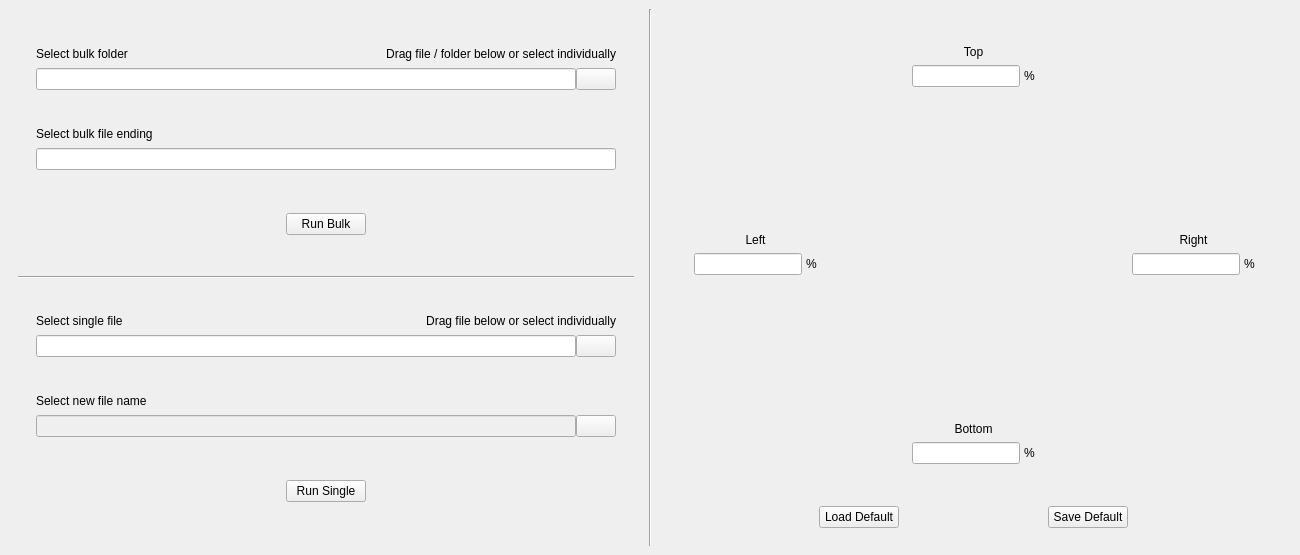
<?xml version="1.0" encoding="UTF-8"?>
<ui version="4.0">
 <class>mainWindow</class>
 <widget class="QMainWindow" name="mainWindow">
  <property name="geometry">
   <rect>
    <x>0</x>
    <y>0</y>
    <width>1300</width>
    <height>555</height>
   </rect>
  </property>
  <property name="sizePolicy">
   <sizepolicy hsizetype="Maximum" vsizetype="Maximum">
    <horstretch>0</horstretch>
    <verstretch>0</verstretch>
   </sizepolicy>
  </property>
  <property name="windowTitle">
   <string>AddNoteSpace</string>
  </property>
  <widget class="QWidget" name="centralwidget">
   <layout class="QHBoxLayout" name="horizontalLayout">
    <item>
     <widget class="QWidget" name="folder_select_container" native="true">
      <layout class="QVBoxLayout" name="verticalLayout">
       <item>
        <widget class="QWidget" name="bulk_update_container" native="true">
         <layout class="QVBoxLayout" name="verticalLayout_2">
          <item>
           <widget class="QWidget" name="bulk_folder_container" native="true">
            <layout class="QVBoxLayout" name="verticalLayout_5">
             <item>
              <widget class="QWidget" name="bulk_label_container" native="true">
               <layout class="QHBoxLayout" name="horizontalLayout_10">
                <property name="spacing">
                 <number>0</number>
                </property>
                <property name="leftMargin">
                 <number>0</number>
                </property>
                <property name="topMargin">
                 <number>0</number>
                </property>
                <property name="rightMargin">
                 <number>0</number>
                </property>
                <property name="bottomMargin">
                 <number>0</number>
                </property>
                <item>
                 <widget class="QLabel" name="bulk_folder_label">
                  <property name="sizePolicy">
                   <sizepolicy hsizetype="Preferred" vsizetype="Preferred">
                    <horstretch>0</horstretch>
                    <verstretch>0</verstretch>
                   </sizepolicy>
                  </property>
                  <property name="text">
                   <string>Select bulk folder</string>
                  </property>
                  <property name="alignment">
                   <set>Qt::AlignBottom|Qt::AlignLeading|Qt::AlignLeft</set>
                  </property>
                  <property name="wordWrap">
                   <bool>false</bool>
                  </property>
                 </widget>
                </item>
                <item>
                 <widget class="QLabel" name="bulk_drag_hint">
                  <property name="sizePolicy">
                   <sizepolicy hsizetype="Maximum" vsizetype="Preferred">
                    <horstretch>0</horstretch>
                    <verstretch>0</verstretch>
                   </sizepolicy>
                  </property>
                  <property name="text">
                   <string>Drag file / folder below or select individually</string>
                  </property>
                  <property name="alignment">
                   <set>Qt::AlignBottom|Qt::AlignRight|Qt::AlignTrailing</set>
                  </property>
                 </widget>
                </item>
               </layout>
              </widget>
             </item>
             <item>
              <widget class="QWidget" name="bulk_folder_line_container" native="true">
               <layout class="QHBoxLayout" name="horizontalLayout_2">
                <property name="spacing">
                 <number>0</number>
                </property>
                <property name="leftMargin">
                 <number>0</number>
                </property>
                <property name="topMargin">
                 <number>0</number>
                </property>
                <property name="rightMargin">
                 <number>0</number>
                </property>
                <property name="bottomMargin">
                 <number>0</number>
                </property>
                <item>
                 <widget class="DragLineEditBulk" name="bulk_folder_line_edit">
                  <property name="enabled">
                   <bool>true</bool>
                  </property>
                  <property name="sizePolicy">
                   <sizepolicy hsizetype="Preferred" vsizetype="Fixed">
                    <horstretch>0</horstretch>
                    <verstretch>0</verstretch>
                   </sizepolicy>
                  </property>
                 </widget>
                </item>
                <item>
                 <widget class="QPushButton" name="bulk_folder_button">
                  <property name="sizePolicy">
                   <sizepolicy hsizetype="Fixed" vsizetype="Fixed">
                    <horstretch>0</horstretch>
                    <verstretch>0</verstretch>
                   </sizepolicy>
                  </property>
                  <property name="text">
                   <string/>
                  </property>
                 </widget>
                </item>
               </layout>
              </widget>
             </item>
            </layout>
           </widget>
          </item>
          <item>
           <widget class="QWidget" name="bulk_ending_container" native="true">
            <layout class="QVBoxLayout" name="verticalLayout_11">
             <item>
              <widget class="QLabel" name="bulk_ending_label">
               <property name="sizePolicy">
                <sizepolicy hsizetype="Preferred" vsizetype="Preferred">
                 <horstretch>0</horstretch>
                 <verstretch>0</verstretch>
                </sizepolicy>
               </property>
               <property name="text">
                <string>Select bulk file ending</string>
               </property>
               <property name="alignment">
                <set>Qt::AlignBottom|Qt::AlignLeading|Qt::AlignLeft</set>
               </property>
               <property name="wordWrap">
                <bool>false</bool>
               </property>
              </widget>
             </item>
             <item>
              <widget class="QWidget" name="bulk_ending_line_container" native="true">
               <layout class="QHBoxLayout" name="horizontalLayout_6">
                <property name="spacing">
                 <number>0</number>
                </property>
                <property name="leftMargin">
                 <number>0</number>
                </property>
                <property name="topMargin">
                 <number>0</number>
                </property>
                <property name="rightMargin">
                 <number>0</number>
                </property>
                <property name="bottomMargin">
                 <number>0</number>
                </property>
                <item>
                 <widget class="QLineEdit" name="bulk_ending_line_edit">
                  <property name="enabled">
                   <bool>true</bool>
                  </property>
                  <property name="sizePolicy">
                   <sizepolicy hsizetype="Preferred" vsizetype="Fixed">
                    <horstretch>0</horstretch>
                    <verstretch>0</verstretch>
                   </sizepolicy>
                  </property>
                 </widget>
                </item>
               </layout>
              </widget>
             </item>
            </layout>
           </widget>
          </item>
          <item>
           <widget class="QWidget" name="bulk_run_container" native="true">
            <layout class="QGridLayout" name="gridLayout">
             <item row="0" column="0">
              <widget class="QPushButton" name="bulk_run_button">
               <property name="sizePolicy">
                <sizepolicy hsizetype="Maximum" vsizetype="Maximum">
                 <horstretch>0</horstretch>
                 <verstretch>0</verstretch>
                </sizepolicy>
               </property>
               <property name="text">
                <string>Run Bulk</string>
               </property>
              </widget>
             </item>
            </layout>
           </widget>
          </item>
         </layout>
        </widget>
       </item>
       <item>
        <widget class="Line" name="horizontal_line">
         <property name="orientation">
          <enum>Qt::Horizontal</enum>
         </property>
        </widget>
       </item>
       <item>
        <widget class="QWidget" name="single_update_container" native="true">
         <layout class="QVBoxLayout" name="verticalLayout_3">
          <item>
           <widget class="QWidget" name="single_folder_container" native="true">
            <layout class="QVBoxLayout" name="verticalLayout_12">
             <item>
              <widget class="QWidget" name="single_foler_label_container" native="true">
               <layout class="QHBoxLayout" name="horizontalLayout_11">
                <property name="spacing">
                 <number>0</number>
                </property>
                <property name="leftMargin">
                 <number>0</number>
                </property>
                <property name="topMargin">
                 <number>0</number>
                </property>
                <property name="rightMargin">
                 <number>0</number>
                </property>
                <property name="bottomMargin">
                 <number>0</number>
                </property>
                <item>
                 <widget class="QLabel" name="single_folder_label">
                  <property name="sizePolicy">
                   <sizepolicy hsizetype="Preferred" vsizetype="Preferred">
                    <horstretch>0</horstretch>
                    <verstretch>0</verstretch>
                   </sizepolicy>
                  </property>
                  <property name="text">
                   <string>Select single file</string>
                  </property>
                  <property name="alignment">
                   <set>Qt::AlignBottom|Qt::AlignLeading|Qt::AlignLeft</set>
                  </property>
                  <property name="wordWrap">
                   <bool>false</bool>
                  </property>
                 </widget>
                </item>
                <item>
                 <widget class="QLabel" name="single_folder_drag_hint">
                  <property name="sizePolicy">
                   <sizepolicy hsizetype="Maximum" vsizetype="Preferred">
                    <horstretch>0</horstretch>
                    <verstretch>0</verstretch>
                   </sizepolicy>
                  </property>
                  <property name="text">
                   <string>Drag file below or select individually</string>
                  </property>
                  <property name="alignment">
                   <set>Qt::AlignBottom|Qt::AlignRight|Qt::AlignTrailing</set>
                  </property>
                 </widget>
                </item>
               </layout>
              </widget>
             </item>
             <item>
              <widget class="QWidget" name="single_folder_line_container" native="true">
               <layout class="QHBoxLayout" name="horizontalLayout_7">
                <property name="spacing">
                 <number>0</number>
                </property>
                <property name="leftMargin">
                 <number>0</number>
                </property>
                <property name="topMargin">
                 <number>0</number>
                </property>
                <property name="rightMargin">
                 <number>0</number>
                </property>
                <property name="bottomMargin">
                 <number>0</number>
                </property>
                <item>
                 <widget class="DragLineEditSingle" name="single_folder_line_edit">
                  <property name="enabled">
                   <bool>true</bool>
                  </property>
                  <property name="sizePolicy">
                   <sizepolicy hsizetype="Preferred" vsizetype="Fixed">
                    <horstretch>0</horstretch>
                    <verstretch>0</verstretch>
                   </sizepolicy>
                  </property>
                 </widget>
                </item>
                <item>
                 <widget class="QPushButton" name="single_folder_button">
                  <property name="sizePolicy">
                   <sizepolicy hsizetype="Fixed" vsizetype="Fixed">
                    <horstretch>0</horstretch>
                    <verstretch>0</verstretch>
                   </sizepolicy>
                  </property>
                  <property name="text">
                   <string/>
                  </property>
                 </widget>
                </item>
               </layout>
              </widget>
             </item>
            </layout>
           </widget>
          </item>
          <item>
           <widget class="QWidget" name="single_new_name_container" native="true">
            <layout class="QVBoxLayout" name="verticalLayout_13">
             <item>
              <widget class="QLabel" name="single_new_name_label">
               <property name="sizePolicy">
                <sizepolicy hsizetype="Preferred" vsizetype="Preferred">
                 <horstretch>0</horstretch>
                 <verstretch>0</verstretch>
                </sizepolicy>
               </property>
               <property name="text">
                <string>Select new file name</string>
               </property>
               <property name="alignment">
                <set>Qt::AlignBottom|Qt::AlignLeading|Qt::AlignLeft</set>
               </property>
               <property name="wordWrap">
                <bool>false</bool>
               </property>
              </widget>
             </item>
             <item>
              <widget class="QWidget" name="single_new_name_line_container" native="true">
               <layout class="QHBoxLayout" name="horizontalLayout_8">
                <property name="spacing">
                 <number>0</number>
                </property>
                <property name="leftMargin">
                 <number>0</number>
                </property>
                <property name="topMargin">
                 <number>0</number>
                </property>
                <property name="rightMargin">
                 <number>0</number>
                </property>
                <property name="bottomMargin">
                 <number>0</number>
                </property>
                <item>
                 <widget class="QLineEdit" name="single_new_name_line_edit">
                  <property name="enabled">
                   <bool>false</bool>
                  </property>
                  <property name="sizePolicy">
                   <sizepolicy hsizetype="Preferred" vsizetype="Fixed">
                    <horstretch>0</horstretch>
                    <verstretch>0</verstretch>
                   </sizepolicy>
                  </property>
                 </widget>
                </item>
                <item>
                 <widget class="QPushButton" name="single_new_name_button">
                  <property name="sizePolicy">
                   <sizepolicy hsizetype="Fixed" vsizetype="Fixed">
                    <horstretch>0</horstretch>
                    <verstretch>0</verstretch>
                   </sizepolicy>
                  </property>
                  <property name="text">
                   <string/>
                  </property>
                 </widget>
                </item>
               </layout>
              </widget>
             </item>
            </layout>
           </widget>
          </item>
          <item>
           <widget class="QWidget" name="single_run_container" native="true">
            <layout class="QGridLayout" name="gridLayout_2">
             <item row="0" column="0">
              <widget class="QPushButton" name="single_run_button">
               <property name="sizePolicy">
                <sizepolicy hsizetype="Maximum" vsizetype="Maximum">
                 <horstretch>0</horstretch>
                 <verstretch>0</verstretch>
                </sizepolicy>
               </property>
               <property name="text">
                <string>Run Single</string>
               </property>
              </widget>
             </item>
            </layout>
           </widget>
          </item>
         </layout>
        </widget>
       </item>
      </layout>
     </widget>
    </item>
    <item>
     <widget class="Line" name="vertical_divider">
      <property name="orientation">
       <enum>Qt::Vertical</enum>
      </property>
     </widget>
    </item>
    <item>
     <widget class="QWidget" name="margin_select_container" native="true">
      <layout class="QVBoxLayout" name="verticalLayout_4">
       <item>
        <widget class="QWidget" name="margin_form_container" native="true">
         <layout class="QVBoxLayout" name="verticalLayout_6">
          <item>
           <widget class="QWidget" name="margin_form_container_top" native="true">
            <property name="sizePolicy">
             <sizepolicy hsizetype="Preferred" vsizetype="Maximum">
              <horstretch>0</horstretch>
              <verstretch>0</verstretch>
             </sizepolicy>
            </property>
            <layout class="QHBoxLayout" name="horizontalLayout_3">
             <item>
              <widget class="QWidget" name="margin_form_container_top_1" native="true">
               <property name="sizePolicy">
                <sizepolicy hsizetype="Maximum" vsizetype="Maximum">
                 <horstretch>0</horstretch>
                 <verstretch>0</verstretch>
                </sizepolicy>
               </property>
              </widget>
             </item>
             <item>
              <widget class="QWidget" name="margin_form_container_top_2" native="true">
               <property name="sizePolicy">
                <sizepolicy hsizetype="Maximum" vsizetype="Maximum">
                 <horstretch>0</horstretch>
                 <verstretch>0</verstretch>
                </sizepolicy>
               </property>
               <layout class="QVBoxLayout" name="verticalLayout_7">
                <item>
                 <widget class="QLabel" name="margin_top_label">
                  <property name="text">
                   <string>Top</string>
                  </property>
                  <property name="alignment">
                   <set>Qt::AlignBottom|Qt::AlignHCenter</set>
                  </property>
                 </widget>
                </item>
                <item>
                 <widget class="QWidget" name="margin_top_input_container" native="true">
                  <property name="sizePolicy">
                   <sizepolicy hsizetype="Maximum" vsizetype="Maximum">
                    <horstretch>0</horstretch>
                    <verstretch>0</verstretch>
                   </sizepolicy>
                  </property>
                  <layout class="QHBoxLayout" name="horizontalLayout_14">
                   <property name="spacing">
                    <number>4</number>
                   </property>
                   <property name="leftMargin">
                    <number>0</number>
                   </property>
                   <property name="topMargin">
                    <number>0</number>
                   </property>
                   <property name="rightMargin">
                    <number>0</number>
                   </property>
                   <property name="bottomMargin">
                    <number>0</number>
                   </property>
                   <item>
                    <widget class="QLineEdit" name="margin_top_line_edit">
                     <property name="sizePolicy">
                      <sizepolicy hsizetype="Preferred" vsizetype="Fixed">
                       <horstretch>0</horstretch>
                       <verstretch>0</verstretch>
                      </sizepolicy>
                     </property>
                     <property name="layoutDirection">
                      <enum>Qt::LeftToRight</enum>
                     </property>
                     <property name="frame">
                      <bool>true</bool>
                     </property>
                     <property name="alignment">
                      <set>Qt::AlignCenter</set>
                     </property>
                     <property name="dragEnabled">
                      <bool>false</bool>
                     </property>
                     <property name="clearButtonEnabled">
                      <bool>false</bool>
                     </property>
                    </widget>
                   </item>
                   <item>
                    <widget class="QLabel" name="margin_top_percent_sign">
                     <property name="text">
                      <string>%</string>
                     </property>
                    </widget>
                   </item>
                  </layout>
                 </widget>
                </item>
               </layout>
              </widget>
             </item>
             <item>
              <widget class="QWidget" name="margin_form_container_top_3" native="true">
               <property name="sizePolicy">
                <sizepolicy hsizetype="Maximum" vsizetype="Maximum">
                 <horstretch>0</horstretch>
                 <verstretch>0</verstretch>
                </sizepolicy>
               </property>
              </widget>
             </item>
            </layout>
           </widget>
          </item>
          <item>
           <widget class="QWidget" name="margin_form_container_mid" native="true">
            <property name="sizePolicy">
             <sizepolicy hsizetype="Minimum" vsizetype="Minimum">
              <horstretch>0</horstretch>
              <verstretch>0</verstretch>
             </sizepolicy>
            </property>
            <layout class="QHBoxLayout" name="horizontalLayout_4">
             <item>
              <widget class="QWidget" name="margin_form_container_mid_1" native="true">
               <property name="sizePolicy">
                <sizepolicy hsizetype="Maximum" vsizetype="Maximum">
                 <horstretch>0</horstretch>
                 <verstretch>0</verstretch>
                </sizepolicy>
               </property>
               <property name="layoutDirection">
                <enum>Qt::LeftToRight</enum>
               </property>
               <layout class="QVBoxLayout" name="verticalLayout_10">
                <property name="sizeConstraint">
                 <enum>QLayout::SetDefaultConstraint</enum>
                </property>
                <item>
                 <widget class="QLabel" name="margin_left_label">
                  <property name="text">
                   <string>Left</string>
                  </property>
                  <property name="alignment">
                   <set>Qt::AlignBottom|Qt::AlignHCenter</set>
                  </property>
                 </widget>
                </item>
                <item>
                 <widget class="QWidget" name="margin_left_input_container" native="true">
                  <property name="sizePolicy">
                   <sizepolicy hsizetype="Maximum" vsizetype="Maximum">
                    <horstretch>0</horstretch>
                    <verstretch>0</verstretch>
                   </sizepolicy>
                  </property>
                  <layout class="QHBoxLayout" name="horizontalLayout_12">
                   <property name="spacing">
                    <number>4</number>
                   </property>
                   <property name="leftMargin">
                    <number>0</number>
                   </property>
                   <property name="topMargin">
                    <number>0</number>
                   </property>
                   <property name="rightMargin">
                    <number>0</number>
                   </property>
                   <property name="bottomMargin">
                    <number>0</number>
                   </property>
                   <item>
                    <widget class="QLineEdit" name="margin_left_line_edit">
                     <property name="sizePolicy">
                      <sizepolicy hsizetype="Preferred" vsizetype="Fixed">
                       <horstretch>0</horstretch>
                       <verstretch>0</verstretch>
                      </sizepolicy>
                     </property>
                     <property name="maximumSize">
                      <size>
                       <width>16777215</width>
                       <height>16777215</height>
                      </size>
                     </property>
                     <property name="layoutDirection">
                      <enum>Qt::LeftToRight</enum>
                     </property>
                     <property name="frame">
                      <bool>true</bool>
                     </property>
                     <property name="alignment">
                      <set>Qt::AlignCenter</set>
                     </property>
                     <property name="dragEnabled">
                      <bool>false</bool>
                     </property>
                     <property name="clearButtonEnabled">
                      <bool>false</bool>
                     </property>
                    </widget>
                   </item>
                   <item>
                    <widget class="QLabel" name="margin_left_precent_sign">
                     <property name="sizePolicy">
                      <sizepolicy hsizetype="Preferred" vsizetype="Maximum">
                       <horstretch>0</horstretch>
                       <verstretch>0</verstretch>
                      </sizepolicy>
                     </property>
                     <property name="text">
                      <string>%</string>
                     </property>
                     <property name="alignment">
                      <set>Qt::AlignCenter</set>
                     </property>
                     <property name="margin">
                      <number>0</number>
                     </property>
                    </widget>
                   </item>
                  </layout>
                 </widget>
                </item>
               </layout>
              </widget>
             </item>
             <item>
              <widget class="PreviewSketch" name="preview_sketch" native="true">
               <property name="sizePolicy">
                <sizepolicy hsizetype="Fixed" vsizetype="Fixed">
                 <horstretch>0</horstretch>
                 <verstretch>0</verstretch>
                </sizepolicy>
               </property>
               <property name="minimumSize">
                <size>
                 <width>100</width>
                 <height>100</height>
                </size>
               </property>
               <property name="maximumSize">
                <size>
                 <width>10000</width>
                 <height>10000</height>
                </size>
               </property>
               <property name="layoutDirection">
                <enum>Qt::LeftToRight</enum>
               </property>
               <property name="autoFillBackground">
                <bool>false</bool>
               </property>
               <property name="styleSheet">
                <string notr="true"/>
               </property>
               <layout class="QGridLayout" name="gridLayout_3">
                <property name="leftMargin">
                 <number>0</number>
                </property>
                <property name="topMargin">
                 <number>0</number>
                </property>
                <property name="rightMargin">
                 <number>0</number>
                </property>
                <property name="bottomMargin">
                 <number>0</number>
                </property>
                <property name="spacing">
                 <number>0</number>
                </property>
               </layout>
              </widget>
             </item>
             <item>
              <widget class="QWidget" name="margin_form_container_mid_3" native="true">
               <property name="sizePolicy">
                <sizepolicy hsizetype="Maximum" vsizetype="Maximum">
                 <horstretch>0</horstretch>
                 <verstretch>0</verstretch>
                </sizepolicy>
               </property>
               <layout class="QVBoxLayout" name="verticalLayout_8">
                <item>
                 <widget class="QLabel" name="margin_right_label">
                  <property name="text">
                   <string>Right</string>
                  </property>
                  <property name="alignment">
                   <set>Qt::AlignBottom|Qt::AlignHCenter</set>
                  </property>
                 </widget>
                </item>
                <item>
                 <widget class="QWidget" name="margin_right_input_container" native="true">
                  <layout class="QHBoxLayout" name="horizontalLayout_13">
                   <property name="spacing">
                    <number>4</number>
                   </property>
                   <property name="leftMargin">
                    <number>0</number>
                   </property>
                   <property name="topMargin">
                    <number>0</number>
                   </property>
                   <property name="rightMargin">
                    <number>0</number>
                   </property>
                   <property name="bottomMargin">
                    <number>0</number>
                   </property>
                   <item>
                    <widget class="QLineEdit" name="margin_right_line_edit">
                     <property name="sizePolicy">
                      <sizepolicy hsizetype="Preferred" vsizetype="Fixed">
                       <horstretch>0</horstretch>
                       <verstretch>0</verstretch>
                      </sizepolicy>
                     </property>
                     <property name="layoutDirection">
                      <enum>Qt::LeftToRight</enum>
                     </property>
                     <property name="frame">
                      <bool>true</bool>
                     </property>
                     <property name="alignment">
                      <set>Qt::AlignCenter</set>
                     </property>
                     <property name="dragEnabled">
                      <bool>false</bool>
                     </property>
                     <property name="clearButtonEnabled">
                      <bool>false</bool>
                     </property>
                    </widget>
                   </item>
                   <item>
                    <widget class="QLabel" name="margin_right_precent_sign">
                     <property name="sizePolicy">
                      <sizepolicy hsizetype="Maximum" vsizetype="Maximum">
                       <horstretch>0</horstretch>
                       <verstretch>0</verstretch>
                      </sizepolicy>
                     </property>
                     <property name="text">
                      <string>%</string>
                     </property>
                    </widget>
                   </item>
                  </layout>
                 </widget>
                </item>
               </layout>
              </widget>
             </item>
            </layout>
            <zorder>margin_form_container_mid_1</zorder>
            <zorder>margin_form_container_mid_3</zorder>
            <zorder>preview_sketch</zorder>
           </widget>
          </item>
          <item>
           <widget class="QWidget" name="margin_form_container_bot" native="true">
            <property name="sizePolicy">
             <sizepolicy hsizetype="Preferred" vsizetype="Maximum">
              <horstretch>0</horstretch>
              <verstretch>0</verstretch>
             </sizepolicy>
            </property>
            <layout class="QHBoxLayout" name="horizontalLayout_5">
             <item>
              <widget class="QWidget" name="margin_form_container_bot_1" native="true">
               <property name="sizePolicy">
                <sizepolicy hsizetype="Maximum" vsizetype="Maximum">
                 <horstretch>0</horstretch>
                 <verstretch>0</verstretch>
                </sizepolicy>
               </property>
              </widget>
             </item>
             <item>
              <widget class="QWidget" name="margin_form_container_bot_2" native="true">
               <property name="sizePolicy">
                <sizepolicy hsizetype="Maximum" vsizetype="Maximum">
                 <horstretch>0</horstretch>
                 <verstretch>0</verstretch>
                </sizepolicy>
               </property>
               <layout class="QVBoxLayout" name="verticalLayout_9">
                <item>
                 <widget class="QLabel" name="margin_bot_label">
                  <property name="text">
                   <string>Bottom</string>
                  </property>
                  <property name="alignment">
                   <set>Qt::AlignBottom|Qt::AlignHCenter</set>
                  </property>
                 </widget>
                </item>
                <item>
                 <widget class="QWidget" name="margin_bot_input_container" native="true">
                  <layout class="QHBoxLayout" name="horizontalLayout_15">
                   <property name="spacing">
                    <number>4</number>
                   </property>
                   <property name="leftMargin">
                    <number>0</number>
                   </property>
                   <property name="topMargin">
                    <number>0</number>
                   </property>
                   <property name="rightMargin">
                    <number>0</number>
                   </property>
                   <property name="bottomMargin">
                    <number>0</number>
                   </property>
                   <item>
                    <widget class="QLineEdit" name="margin_bot_line_edit">
                     <property name="sizePolicy">
                      <sizepolicy hsizetype="Preferred" vsizetype="Fixed">
                       <horstretch>0</horstretch>
                       <verstretch>0</verstretch>
                      </sizepolicy>
                     </property>
                     <property name="layoutDirection">
                      <enum>Qt::LeftToRight</enum>
                     </property>
                     <property name="frame">
                      <bool>true</bool>
                     </property>
                     <property name="alignment">
                      <set>Qt::AlignCenter</set>
                     </property>
                     <property name="dragEnabled">
                      <bool>false</bool>
                     </property>
                     <property name="clearButtonEnabled">
                      <bool>false</bool>
                     </property>
                    </widget>
                   </item>
                   <item>
                    <widget class="QLabel" name="margin_bot_percent_sign">
                     <property name="sizePolicy">
                      <sizepolicy hsizetype="Maximum" vsizetype="Maximum">
                       <horstretch>0</horstretch>
                       <verstretch>0</verstretch>
                      </sizepolicy>
                     </property>
                     <property name="text">
                      <string>%</string>
                     </property>
                    </widget>
                   </item>
                  </layout>
                 </widget>
                </item>
               </layout>
              </widget>
             </item>
             <item>
              <widget class="QWidget" name="margin_form_container_bot_3" native="true">
               <property name="sizePolicy">
                <sizepolicy hsizetype="Maximum" vsizetype="Maximum">
                 <horstretch>0</horstretch>
                 <verstretch>0</verstretch>
                </sizepolicy>
               </property>
              </widget>
             </item>
            </layout>
           </widget>
          </item>
         </layout>
        </widget>
       </item>
       <item>
        <widget class="QWidget" name="default_loader_container" native="true">
         <property name="sizePolicy">
          <sizepolicy hsizetype="Preferred" vsizetype="Maximum">
           <horstretch>0</horstretch>
           <verstretch>0</verstretch>
          </sizepolicy>
         </property>
         <layout class="QHBoxLayout" name="horizontalLayout_9">
          <item>
           <widget class="QPushButton" name="default_loader_load_button">
            <property name="sizePolicy">
             <sizepolicy hsizetype="Maximum" vsizetype="Maximum">
              <horstretch>0</horstretch>
              <verstretch>0</verstretch>
             </sizepolicy>
            </property>
            <property name="text">
             <string>Load Default</string>
            </property>
           </widget>
          </item>
          <item>
           <widget class="QPushButton" name="default_loader_save_button">
            <property name="sizePolicy">
             <sizepolicy hsizetype="Maximum" vsizetype="Maximum">
              <horstretch>0</horstretch>
              <verstretch>0</verstretch>
             </sizepolicy>
            </property>
            <property name="text">
             <string>Save Default</string>
            </property>
           </widget>
          </item>
         </layout>
        </widget>
       </item>
      </layout>
     </widget>
    </item>
   </layout>
  </widget>
 </widget>
 <customwidgets>
  <customwidget>
   <class>DragLineEditSingle</class>
   <extends>QLineEdit</extends>
   <header>addnotespace/widgets.h</header>
  </customwidget>
  <customwidget>
   <class>DragLineEditBulk</class>
   <extends>QLineEdit</extends>
   <header>addnotespace/widgets.h</header>
  </customwidget>
  <customwidget>
   <class>PreviewSketch</class>
   <extends>QWidget</extends>
   <header>addnotespace/widgets.h</header>
   <container>1</container>
  </customwidget>
 </customwidgets>
 <resources/>
 <connections/>
</ui>
